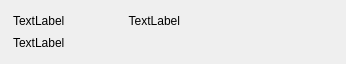
<?xml version="1.0" encoding="UTF-8"?>
<ui version="4.0">
 <class>TransactionFrame</class>
 <widget class="QFrame" name="TransactionFrame">
  <property name="geometry">
   <rect>
    <x>0</x>
    <y>0</y>
    <width>346</width>
    <height>64</height>
   </rect>
  </property>
  <property name="minimumSize">
   <size>
    <width>0</width>
    <height>64</height>
   </size>
  </property>
  <property name="maximumSize">
   <size>
    <width>540</width>
    <height>64</height>
   </size>
  </property>
  <property name="windowTitle">
   <string>帧</string>
  </property>
  <property name="autoFillBackground">
   <bool>true</bool>
  </property>
  <property name="frameShape">
   <enum>QFrame::NoFrame</enum>
  </property>
  <property name="frameShadow">
   <enum>QFrame::Raised</enum>
  </property>
  <layout class="QHBoxLayout" name="horizontalLayout_2" stretch="0,0,0">
   <property name="leftMargin">
    <number>0</number>
   </property>
   <property name="topMargin">
    <number>0</number>
   </property>
   <property name="rightMargin">
    <number>0</number>
   </property>
   <property name="bottomMargin">
    <number>0</number>
   </property>
   <item>
    <widget class="QLabel" name="m_iconLabel">
     <property name="text">
      <string/>
     </property>
    </widget>
   </item>
   <item>
    <layout class="QVBoxLayout" name="verticalLayout">
     <property name="spacing">
      <number>0</number>
     </property>
     <item>
      <spacer name="verticalSpacer_2">
       <property name="orientation">
        <enum>Qt::Vertical</enum>
       </property>
       <property name="sizeType">
        <enum>QSizePolicy::Fixed</enum>
       </property>
       <property name="sizeHint" stdset="0">
        <size>
         <width>20</width>
         <height>10</height>
        </size>
       </property>
      </spacer>
     </item>
     <item>
      <layout class="QHBoxLayout" name="horizontalLayout" stretch="0,1">
       <property name="spacing">
        <number>20</number>
       </property>
       <item>
        <widget class="QLabel" name="m_timeLabel">
         <property name="text">
          <string>TextLabel</string>
         </property>
        </widget>
       </item>
       <item>
        <widget class="QLabel" name="m_amountLabel">
         <property name="text">
          <string>TextLabel</string>
         </property>
         <property name="alignment">
          <set>Qt::AlignRight|Qt::AlignTrailing|Qt::AlignVCenter</set>
         </property>
        </widget>
       </item>
      </layout>
     </item>
     <item>
      <widget class="QLabel" name="m_hashLabel">
       <property name="styleSheet">
        <string notr="true"/>
       </property>
       <property name="text">
        <string>TextLabel</string>
       </property>
       <property name="alignment">
        <set>Qt::AlignLeading|Qt::AlignLeft|Qt::AlignVCenter</set>
       </property>
       <property name="indent">
        <number>-1</number>
       </property>
       <property name="textInteractionFlags">
        <set>Qt::NoTextInteraction</set>
       </property>
      </widget>
     </item>
     <item>
      <spacer name="verticalSpacer">
       <property name="orientation">
        <enum>Qt::Vertical</enum>
       </property>
       <property name="sizeType">
        <enum>QSizePolicy::Fixed</enum>
       </property>
       <property name="sizeHint" stdset="0">
        <size>
         <width>20</width>
         <height>10</height>
        </size>
       </property>
      </spacer>
     </item>
    </layout>
   </item>
   <item>
    <spacer name="horizontalSpacer">
     <property name="orientation">
      <enum>Qt::Horizontal</enum>
     </property>
     <property name="sizeHint" stdset="0">
      <size>
       <width>40</width>
       <height>20</height>
      </size>
     </property>
    </spacer>
   </item>
  </layout>
 </widget>
 <resources/>
 <connections/>
</ui>
